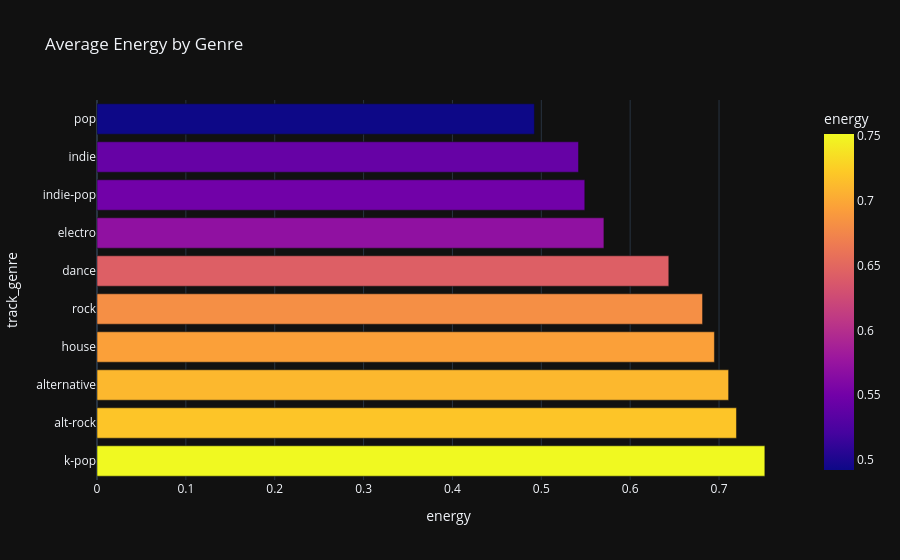

The cell this chart's notebook holds for it:
### Code cell
feature = "energy"  # later becomes dropdown in Streamlit

genre_avg = (
    genre_df
    .groupby("track_genre")[feature]
    .mean()
    .reset_index()
    .sort_values(by=feature, ascending=False)
)

fig = px.bar(
    genre_avg,
    x=feature,
    y="track_genre",
    orientation="h",
    title=f"Average {feature.capitalize()} by Genre",
    color=feature,
    template="plotly_dark"
)

fig.show()

### Figure 1 — Plotly figure (JSON) as saved in the notebook; plotly's stock layout.template omitted (floating-point values rounded to 4 significant figures)
{"data": [{"hovertemplate": "energy=%{marker.color}<br>track_genre=%{y}<extra></extra>", "legendgroup": "", "marker": {"color": [0.7516, 0.7196, 0.7108, 0.6948, 0.6815, 0.6435, 0.5705, 0.5489, 0.5419, 0.4922], "coloraxis": "coloraxis", "pattern": {"shape": ""}}, "name": "", "orientation": "h", "showlegend": false, "textposition": "auto", "type": "bar", "x": [0.7516, 0.7196, 0.7108, 0.6948, 0.6815, 0.6435, 0.5705, 0.5489, 0.5419, 0.4922], "xaxis": "x", "y": ["k-pop", "alt-rock", "alternative", "house", "rock", "dance", "electro", "indie-pop", "indie", "pop"], "yaxis": "y"}], "layout": {"barmode": "relative", "coloraxis": {"colorbar": {"title": {"text": "energy"}}, "colorscale": [[0, "#0d0887"], [0.1111, "#46039f"], [0.2222, "#7201a8"], [0.3333, "#9c179e"], [0.4444, "#bd3786"], [0.5556, "#d8576b"], [0.6667, "#ed7953"], [0.7778, "#fb9f3a"], [0.8889, "#fdca26"], [1, "#f0f921"]]}, "legend": {"tracegroupgap": 0}, "title": {"text": "Average Energy by Genre"}, "xaxis": {"anchor": "y", "domain": [0, 1], "title": {"text": "energy"}}, "yaxis": {"anchor": "x", "domain": [0, 1], "title": {"text": "track_genre"}}}}
